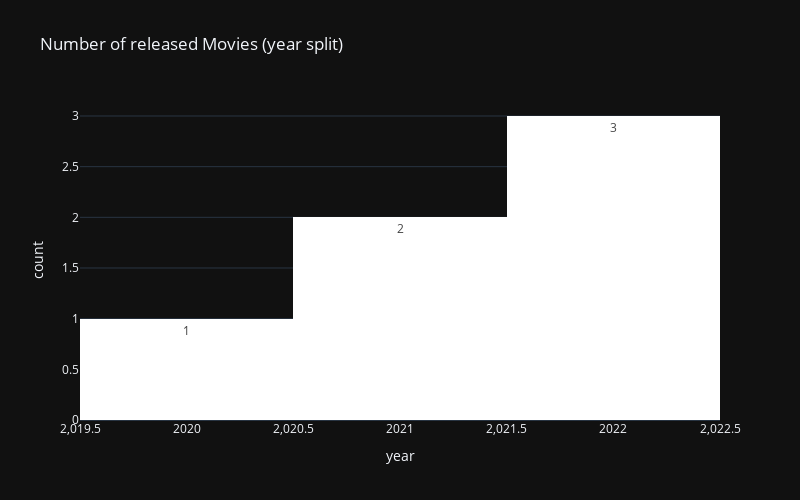

Write notebook code for a chart like this one.
### Code cell
# Приклад створення DataFrame з даними про випущені фільми
import pandas as pd

data = {
    'year': [2020, 2021, 2021, 2022, 2022, 2022],
    'title': ['Movie A', 'Movie B', 'Movie C', 'Movie D', 'Movie E', 'Movie F']
}

movies_release = pd.DataFrame(data)

# Creazione di un istogramma utilizzando Plotly Express
fig = px.histogram(movies_release, x='year', 
                   template="plotly_dark",  # Utilizzo del template "plotly_dark"
                   color_discrete_sequence=['white'],  # Sequenza di colori personalizzata
                   width=800, height=500,  # Dimensioni della figura
                   text_auto=True,  # Visualizzazione automatica del testo sulle barre
                   title='Number of released Movies (year split)')  # Titolo del grafico
fig.show()  # Visualizzazione del grafico

### Figure 1 — Plotly figure (JSON) as saved in the notebook; plotly's stock layout.template omitted (floating-point values rounded to 4 significant figures)
{"data": [{"alignmentgroup": "True", "bingroup": "x", "hovertemplate": "year=%{x}<br>count=%{y}<extra></extra>", "legendgroup": "", "marker": {"color": "white", "pattern": {"shape": ""}}, "name": "", "offsetgroup": "", "orientation": "v", "showlegend": false, "texttemplate": "%{value}", "type": "histogram", "x": [2020, 2021, 2021, 2022, 2022, 2022], "xaxis": "x", "yaxis": "y"}], "layout": {"barmode": "relative", "height": 500, "legend": {"tracegroupgap": 0}, "title": {"text": "Number of released Movies (year split)"}, "width": 800, "xaxis": {"anchor": "y", "autorange": true, "domain": [0, 1], "range": [2020.0, 2022.0], "title": {"text": "year"}, "type": "linear"}, "yaxis": {"anchor": "x", "autorange": true, "domain": [0, 1], "range": [0, 3.158], "title": {"text": "count"}}}}
